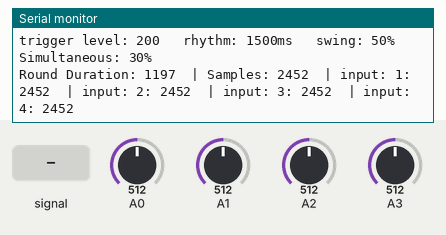
This sketch was run on a simulated Arduino Mega 2560, built for the host (arithmetic inside an expression is 32-bit, double 64-bit). Shown: the last lines printed to the serial monitor. The test bench sets the inputs (shaded band); at power-on: A0 = 512, A1 = 512, A2 = 512, A3 = 512. Random numbers use the default seed unless the sketch sets one.

Above: at 1.2 s.
1.3 s: A0 fed a 200 Hz sine of ±460 counts around its level
At 1.3 s:
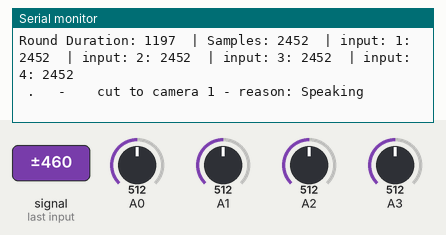
4.3 s: A0 set to 716
At 5.1 s:
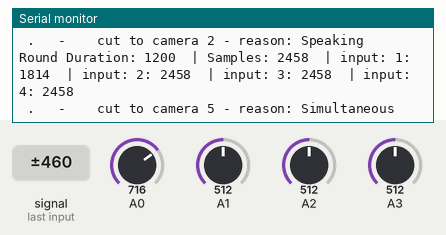
5.8 s: A1 set to 190
At 7.0 s:
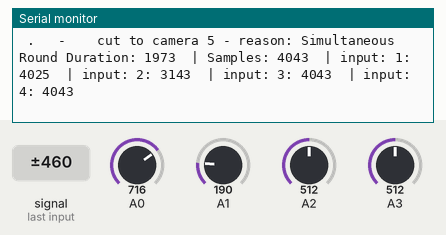
7.3 s: A2 set to 190
At 8.3 s:
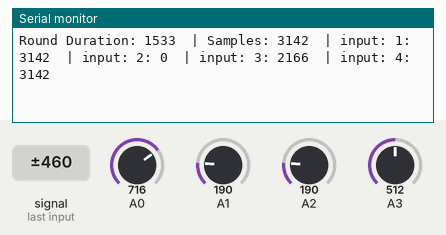
8.8 s: A3 set to 190
At 10.1 s:
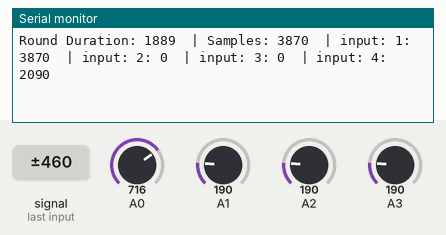
10.3 s: A1 set to 209
At 12.72 s:
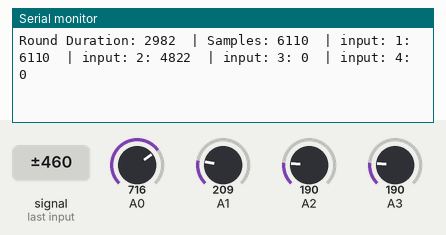
Timing chart, 0 to 12.8 s (numbered marks = the images above; inputs shaded):
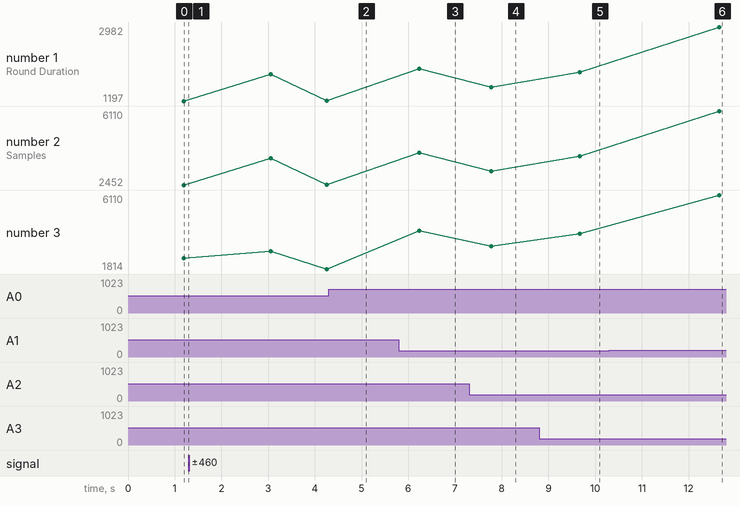

Measured:
- after the input at 5.8 s, the serial monitor: prints a new line after 0.44 s (image 3)
- after the input at 7.3 s, the serial monitor: prints a new line after 0.48 s (image 4)
- after the input at 8.8 s, the serial monitor: prints a new line after 0.87 s (image 5)
- after the input at 10.3 s, the serial monitor: prints a new line after 2.4 s (image 6)
- plotted number 3: 2452 → 1814 after the input at 1.3 s

The sketch:

AutoCamCore.ino
```cpp
/*
NRKbeta AutoCam.
This code is made to perform ad lib video production, and has been tested on Uno
Ethernet, Mega and Mega ADK.

At NRK we are typically using this in out radio studios. Here each participant
has a dedicated microphone and camera, and in addition we have a camera covering
the whole scene. Based on the input levels from an auxiliary from each of the
microphones, the code decides which camera goes live.

The logic is like a game with repeated rounds, where the result of each round
decides the outcome. In each round, we count how often each of the microphone
inputs exceeds a defined  threshold (variable: level). The outcome will be the
camera on the participant who is talking, unless more than one is speaking at ones,
or no one is speaking. In those cases the total camera will be chosen.

If one of the participants talk for a long time, we do a short cut back to the
previous camera, for a listening shot.

Connect your first microphone to A0, the second to A1 and so forth.
*/

//////////////////SETUP START//////////////////////////

int level = 200;    // this is the trigger level to exceed from the microphones when talking in them, and the most crusial value to get right.
                    // analog levels are in the range of  0-1024, normaly from 0-5v, but this can be altered by altering the analogReference
                    // in the setup section of this sketch. (https://www.arduino.cc/reference/en/language/functions/analog-io/analogreference/)

int inputs =  4;    // number of michrophones to monitor. (Do NOT monitor inputs that ar not connected to an audio source, as they will report random values)
int camstart = 1;   // input number on the video mixer of the camera corresponding to the first microphone to monitor (the rest must follow in order)
int total = 5;      // input channel for total camera on video mixer

int rhythm = 1500;  // round duration i milliseconds (should be in the range of 1000-2000)
int swing = 50;     // round duration variation in percentage (should be in the range of 10-70)
int simultan = 30;  // simultaneous talk sensitivity before cut to total camera, in percent.

#define board 53    // number of analog pin 0 on the Arduino use 13 for Uno & Ethernet and 53 for Mega & ADK
#define debug 1     // 1 to output debug info to the serial monitor, 0 to not

   //////////////////SETUP END//////////////////////////


int active=total;   // sets the active camera to the total camera at start
int last=total;     // sets the last camera to the total camera at start

int sample;         // variable that holds the current value read from the analog input
int win;            // variable that holds the video source of the winner of the most recent round
int count;          // variable that holds the number of samples in the most recent round
int rounds;         // variable that holds the number of rounds since the most recent cut
int noone;          // variable that holds the number of rounds of consecutive silence
int multi;          // variable that holds the number of simultaneous active inputs in the most recent round
int simulL;         // variable that holds the number of rounds of consecutive simultaneous active inputs
String  reason;     // an explanation for the cut printed during debug

int back = active;   // variable that holds the previous video source, for cut backs
long timeout;        // variable that holds end time of the current round
boolean cutBack=0;   // switch that is set to 1 if we do a cut back

void setup(){
 analogReference(INTERNAL);  // try INTERNAL for Uno and INTERNAL1V1 for Mega at line audio levels
 Serial.begin(115200);       // start the serial port to print debug messages
 if(debug){
   Serial.println("NRKBeta AutoCam");
   Serial.print("trigger level: ");
   Serial.print(level);
   Serial.print("\t rhythm: ");
   Serial.print(rhythm);
   Serial.print("ms\t swing: ");
   Serial.print(swing);
   Serial.print("%\t Simultaneous: ");
   Serial.print(simultan);
   Serial.println("%");
  }
 }

void loop(){
 AutoCam();
}

void AutoCam(){

  //////////////////ROUND START//////////////////////
  // reset variables for each round
  int input[]={0,0,0,0,0,0};    // reset trigger count array
  count = 0;                    // reset count of samples in round

  //determine round duration in ms
  int dur = rhythm + ((random(100)) * swing * 0.0002 * rhythm) - (swing * 0.01 * rhythm); // adding the swing to round duration
  if (active == total){
   dur = 1.4 * dur;  // hold totals longer
   }
  timeout = dur + millis();

  //read analog inputs for duration of round
  while (timeout > millis()){             // start round
    for (int i = 1; i <=  inputs; i++) {  // loop through audio inputs
       sample = analogRead(board+i);
       if(sample > level){
             input[i]=input[i]+1;         // add point if input is over the trigger level
           }
       }
     count++;                             // count samples in round
  }

  if(debug==1){                           // log results to console
    Serial.print("Round Duration: ");
    Serial.print(dur);
    Serial.print("\t| Samples: ");
    Serial.print(count);
    for (int i = 1; i <=  inputs; i++) {
      Serial.print("\t| input: ");
      Serial.print(i);
      Serial.print(": ");
      Serial.print(input[i]);
    }
    Serial.println();
  }
  //////////////////ROUND END////////////////////

  /////////ACT BASED ON RESULTS /////////////////
    active = total;      // default camera is total
    multi= 0;            // reset simultaneous counter
    win=0;               // reset winner
    reason = "Speaking"; // reset reason to cut

    // loop through results for round
    // find the input with the highest score in round
    for (int i = 1; i <=  inputs; i++) {
       if (input[i] > win){
          win=input[i];
          active = i + (camstart-1);
          }
        }

    // log multiple inputs that are active during round
    for (int i = 1; i <=  inputs; i++) {
       if (input[i] > simultan*(float(win)/100)){
          multi++;
          }
        }

     rounds ++;  // count round with equal result

     // if the same source has been active for 4-8 rounds, do cut back to previous source
     if(rounds > random(4,8)){
       active = back;
       cutBack = 1;
       rounds = 0;
       reason = "Cut Back";
       }

    // count rounds of simultaneous active inputs, cut to total after 2
    if (multi > 1){
        simulL++;
        if (simulL > 2){
          active = total;
          reason = "Simultaneous";
        }
      }

    // check for none
    if(multi == 1){simulL = 0;}
    if(multi == 0){
      noone++;
      if (noone == 3+(random(4))){
          active = total;
          reason = "Silence";
        }
      }

    // if active has changed, change source on video mixer
    if (active != last) {
        videomix(active);
        back=last;
        last = active;
        rounds=0;
        }
     }

void videomix(int cam){
 // send commands to your video mixer
 if(debug){
   Serial.print(" .   -    cut to camera ");
   Serial.print(cam);
   Serial.print(" - reason: ");
   Serial.println(reason);
 }
}
```
